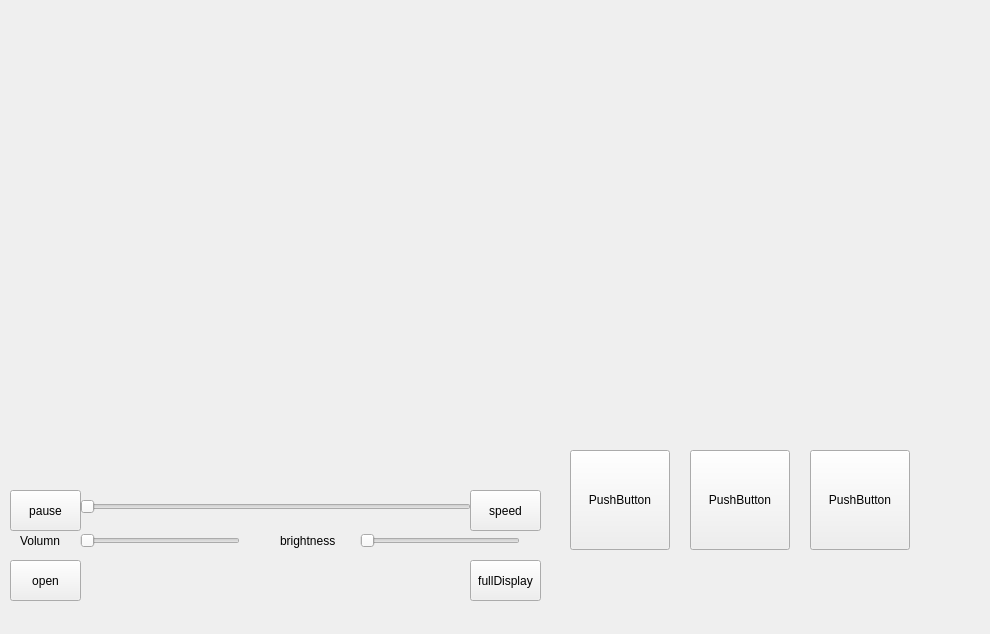
<?xml version="1.0" encoding="UTF-8"?>
<ui version="4.0">
 <class>MainWindow</class>
 <widget class="QMainWindow" name="MainWindow">
  <property name="geometry">
   <rect>
    <x>0</x>
    <y>0</y>
    <width>990</width>
    <height>634</height>
   </rect>
  </property>
  <property name="windowTitle">
   <string>MainWindow</string>
  </property>
  <widget class="QWidget" name="centralWidget">
   <widget class="QPushButton" name="pushButton">
    <property name="geometry">
     <rect>
      <x>470</x>
      <y>560</y>
      <width>71</width>
      <height>41</height>
     </rect>
    </property>
    <property name="minimumSize">
     <size>
      <width>71</width>
      <height>41</height>
     </size>
    </property>
    <property name="maximumSize">
     <size>
      <width>71</width>
      <height>41</height>
     </size>
    </property>
    <property name="text">
     <string>fullDisplay</string>
    </property>
   </widget>
   <widget class="QPushButton" name="pushButton_3">
    <property name="geometry">
     <rect>
      <x>10</x>
      <y>490</y>
      <width>71</width>
      <height>41</height>
     </rect>
    </property>
    <property name="minimumSize">
     <size>
      <width>0</width>
      <height>0</height>
     </size>
    </property>
    <property name="maximumSize">
     <size>
      <width>101</width>
      <height>41</height>
     </size>
    </property>
    <property name="text">
     <string>pause</string>
    </property>
   </widget>
   <widget class="QPushButton" name="pushButton_4">
    <property name="geometry">
     <rect>
      <x>10</x>
      <y>560</y>
      <width>71</width>
      <height>41</height>
     </rect>
    </property>
    <property name="minimumSize">
     <size>
      <width>71</width>
      <height>41</height>
     </size>
    </property>
    <property name="maximumSize">
     <size>
      <width>71</width>
      <height>41</height>
     </size>
    </property>
    <property name="text">
     <string>open</string>
    </property>
   </widget>
   <widget class="Video" name="videoOutPut" native="true">
    <property name="enabled">
     <bool>false</bool>
    </property>
    <property name="geometry">
     <rect>
      <x>18</x>
      <y>11</y>
      <width>524</width>
      <height>481</height>
     </rect>
    </property>
    <property name="sizePolicy">
     <sizepolicy hsizetype="Expanding" vsizetype="Expanding">
      <horstretch>0</horstretch>
      <verstretch>0</verstretch>
     </sizepolicy>
    </property>
   </widget>
   <widget class="QSlider" name="slider_process">
    <property name="geometry">
     <rect>
      <x>80</x>
      <y>491</y>
      <width>391</width>
      <height>31</height>
     </rect>
    </property>
    <property name="orientation">
     <enum>Qt::Horizontal</enum>
    </property>
   </widget>
   <widget class="QLabel" name="label">
    <property name="geometry">
     <rect>
      <x>20</x>
      <y>530</y>
      <width>51</width>
      <height>21</height>
     </rect>
    </property>
    <property name="text">
     <string>Volumn</string>
    </property>
   </widget>
   <widget class="QSlider" name="slider_Volumn">
    <property name="geometry">
     <rect>
      <x>80</x>
      <y>530</y>
      <width>160</width>
      <height>22</height>
     </rect>
    </property>
    <property name="orientation">
     <enum>Qt::Horizontal</enum>
    </property>
   </widget>
   <widget class="QLabel" name="label_2">
    <property name="geometry">
     <rect>
      <x>280</x>
      <y>530</y>
      <width>71</width>
      <height>21</height>
     </rect>
    </property>
    <property name="text">
     <string>brightness</string>
    </property>
   </widget>
   <widget class="QSlider" name="horizontalSlider_3">
    <property name="geometry">
     <rect>
      <x>360</x>
      <y>530</y>
      <width>160</width>
      <height>22</height>
     </rect>
    </property>
    <property name="orientation">
     <enum>Qt::Horizontal</enum>
    </property>
   </widget>
   <widget class="QPushButton" name="pushButton_2">
    <property name="geometry">
     <rect>
      <x>470</x>
      <y>490</y>
      <width>71</width>
      <height>41</height>
     </rect>
    </property>
    <property name="minimumSize">
     <size>
      <width>71</width>
      <height>41</height>
     </size>
    </property>
    <property name="maximumSize">
     <size>
      <width>71</width>
      <height>41</height>
     </size>
    </property>
    <property name="text">
     <string>speed</string>
    </property>
   </widget>
   <widget class="Video" name="videoOutPut_1" native="true">
    <property name="geometry">
     <rect>
      <x>580</x>
      <y>10</y>
      <width>321</width>
      <height>191</height>
     </rect>
    </property>
   </widget>
   <widget class="Video" name="videoOutPut_2" native="true">
    <property name="geometry">
     <rect>
      <x>580</x>
      <y>210</y>
      <width>321</width>
      <height>191</height>
     </rect>
    </property>
   </widget>
   <widget class="the_button" name="thebutton_1">
    <property name="geometry">
     <rect>
      <x>570</x>
      <y>450</y>
      <width>100</width>
      <height>100</height>
     </rect>
    </property>
    <property name="text">
     <string>PushButton</string>
    </property>
   </widget>
   <widget class="the_button" name="thebutton_2">
    <property name="geometry">
     <rect>
      <x>690</x>
      <y>450</y>
      <width>100</width>
      <height>100</height>
     </rect>
    </property>
    <property name="text">
     <string>PushButton</string>
    </property>
   </widget>
   <widget class="the_button" name="thebutton_3">
    <property name="geometry">
     <rect>
      <x>810</x>
      <y>450</y>
      <width>100</width>
      <height>100</height>
     </rect>
    </property>
    <property name="text">
     <string>PushButton</string>
    </property>
   </widget>
  </widget>
 </widget>
 <layoutdefault spacing="6" margin="11"/>
 <customwidgets>
  <customwidget>
   <class>Video</class>
   <extends>QWidget</extends>
   <header location="global">video.h</header>
   <container>1</container>
  </customwidget>
  <customwidget>
   <class>the_button</class>
   <extends>QPushButton</extends>
   <header location="global">the_button.h</header>
  </customwidget>
 </customwidgets>
 <resources/>
 <connections/>
</ui>
